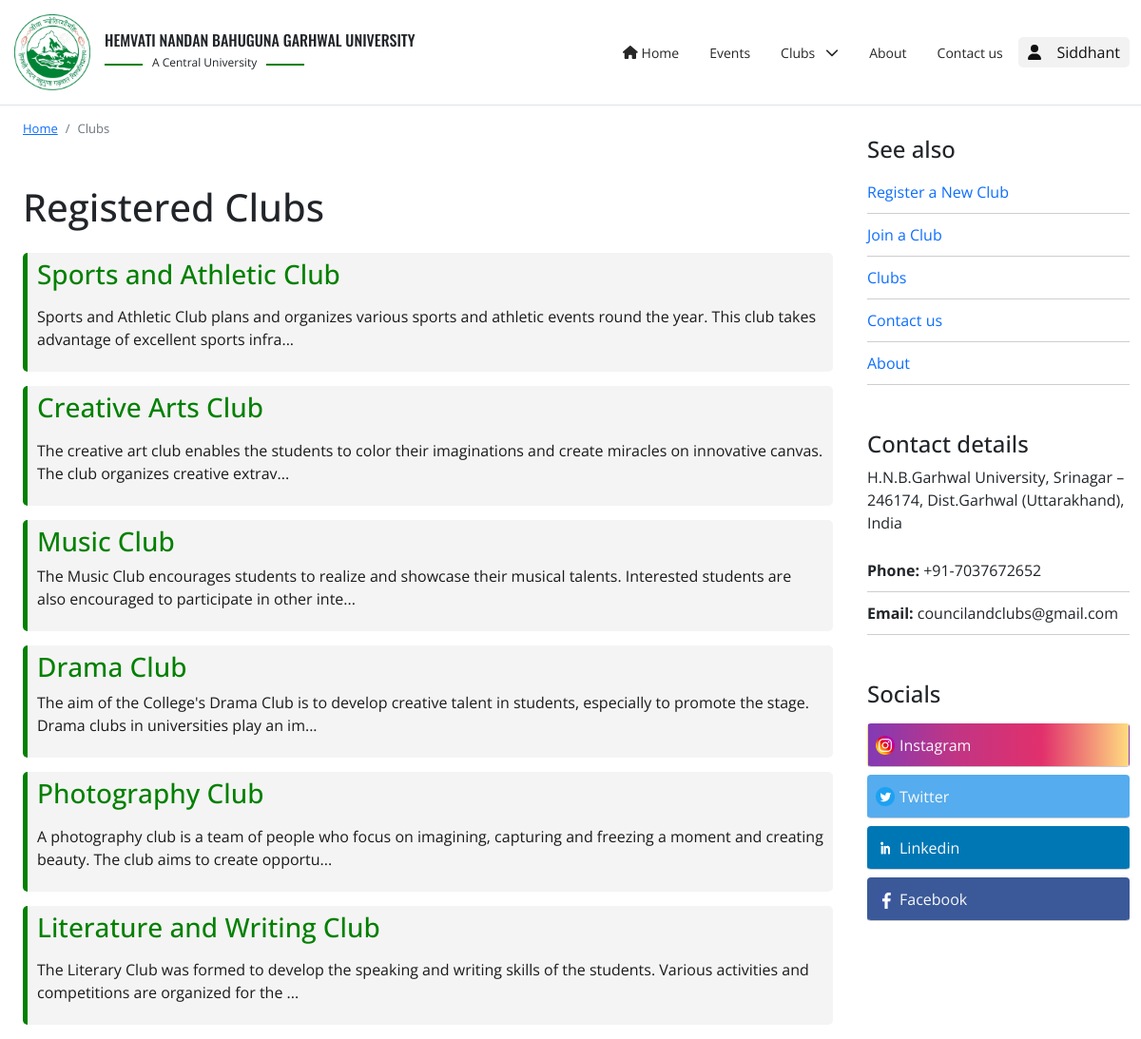
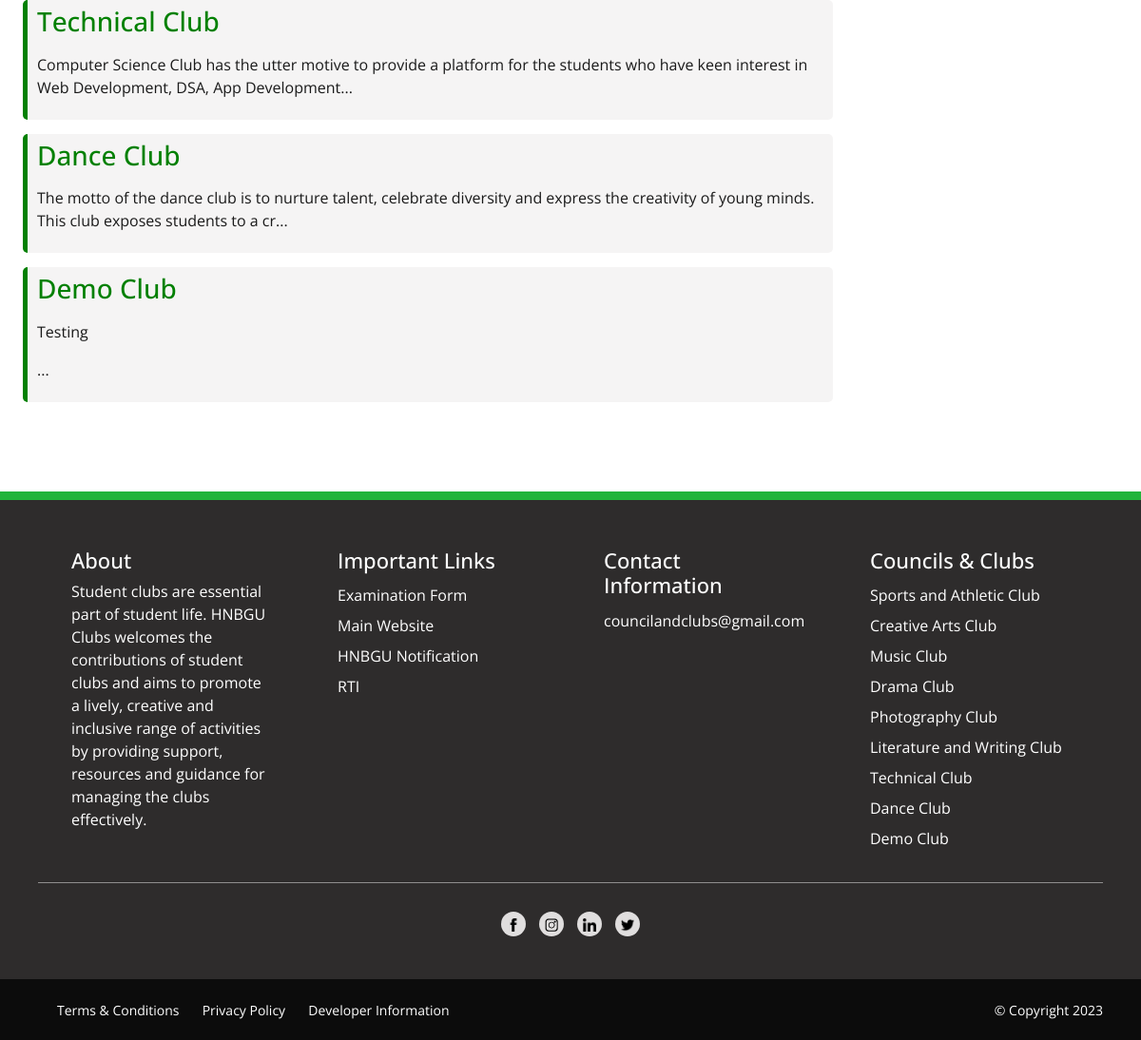
Page /registeredclubs (signed in) on the committed database (2 pictures, top to bottom).
### tables this page shows
CREATE TABLE `club_info` (
  `id` int(11) NOT NULL,
  `club_name` varchar(100) NOT NULL,
  `club_description` varchar(6000) NOT NULL,
  `club_requirement` varchar(1000) NOT NULL,
  `c_image` varchar(100) NOT NULL,
  `club_table` varchar(1000) DEFAULT NULL,
  `verify` varchar(10) NOT NULL DEFAULT '0',
  `date` date NOT NULL DEFAULT current_timestamp()
);

### club-list.php (the view)
<?php
  include "master.php";
  include "header.php";
?>
<section id="description" class="container-fluid">
      <div class="row">
        <div class="col-md-9 hnbgu-council-tab px-md-4">
          <div class="row">
            <div class="col-md-12">
                <nav aria-label="breadcrumb">
                  <ol class="breadcrumb">
                    <li class="breadcrumb-item"><a href="home">Home</a></li>
                    <li class="breadcrumb-item active" aria-current="page">Clubs</li>
                  </ol>
                </nav>
                <h1 class="mt-5">Registered Clubs</h1>
                <ul class="mt-4">
                  <?php
                    $sql = "SELECT * FROM club_info WHERE verify=1";
                    $result = mysqli_query($conn,$sql);
                    if(mysqli_num_rows($result)>0){
                      while($data = mysqli_fetch_assoc($result)){
                  ?>
                  <li>
                    <div class="row">
                      <div class="col-12" id="down-tab">
                          <h3><a href="clubs?cc_name=<?php echo $data['club_name'].'&club_id='.$data['id']; ?>" class="club-link"><?php echo $data['club_name'] ?></a></h3>
                          <p><?php echo substr($data['club_description'], 0,150).'...' ?></p>
                      </div>
                    </div>
                  </li>
                  <?php
                      }
                    }
                  ?>
                </ul>
            </div>
          </div>
        </div>
        <?php include "sidebar.php"; ?>
    </div>
</section>
<?php include "footer.php"; ?>

### footer.php
<div class="main-wrap">
        <div class="footer-wrap">
            <div class="footer-wrap-1">
                <div class="footer-section">
                    <h1>About</h1>
                    <p class='text-justify'>
                        Student clubs are essential part of student life. HNBGU Clubs welcomes the contributions of student clubs and aims to promote a lively, creative and inclusive range of activities by providing support, resources and guidance for managing the clubs effectively.
                    </p>
                </div>
                <div class="footer-section">
                    <h1>Important Links</h1>
                    <a href="https://online.hnbgu.ac.in/">Examination Form</a>
                    <a href="https://hnbgu.ac.in/">Main Website</a>
                    <a href="https://hnbgu.ac.in/notification-circulars">HNBGU Notification</a>
                    <a href="https://hnbgu.ac.in/right-to-information">RTI</a>
                </div>
                <div class="footer-section">
                    <h1>Contact Information</h1>
                    <a href="mailto:">councilandclubs@gmail.com</a>
                </div>
                <div class="footer-section">
                  <h1>Councils & Clubs</h1>
                  <?php
                    $club_list_footer = "SELECT * FROM club_info";
                    $club_list_footer_query = mysqli_query($conn,$club_list_footer);
                    if(mysqli_num_rows($club_list_footer_query)){
                      while($data = mysqli_fetch_assoc($club_list_footer_query)){
                        echo'<a href="'.$data['club_name'].'">'.$data['club_name'].'</a>';
                      }
                    }
                  ?>
                </div>
            </div>
            <div class="footer-wrap-2">
                <div class="line"></div>
                <div class="social-link">
                    <a href="https://www.instagram.com/hnbguclubs/?hl=en">
                        <img src="images/sm/fb.png" alt="Facebook">
                    </a>
                    <a href="https://www.instagram.com/hnbguclubs/?hl=en">
                        <img src="images/sm/ins.png" alt="Instagram">
                    </a>
                    <a href="https://www.instagram.com/hnbguclubs/?hl=en">
                        <img src="images/sm/linkedin.png" alt="linkedin">
                    </a>
                    <a href="https://www.instagram.com/hnbguclubs/?hl=en">
                        <img src="images/sm/twitter.png" alt="twitter">
                    </a>
                </div>
            </div>
        </div>
        <div class="footer-bottom">
            <div class="first-box">
                <a href="#">Terms & Conditions</a>
                <a href="#">Privacy Policy</a>
                <a href="https://github.com/surajaswal29">Developer Information</a>
            </div>
            <div class="last-box">
                <a href="#">&copy; Copyright <?php echo date('Y'); ?></a>
            </div>
        </div>
    </div>

### css/style.css (style rules this page uses)
:root { --hnbgu-color: rgb(0, 128, 0); --hnbgu-text-color: #fff; }
* { margin: 0; box-sizing: border-box; font-family: "Open Sans", sans-serif; }
body { overflow-x: hidden; }
.club-link { display: block; text-decoration: none; color: var(--hnbgu-color); }
.hnbgu-council-tab { padding: 15px 10px; }
.hnbgu-council-tab ul { list-style: none; margin: 0; padding: 0; }
.hnbgu-council-tab ul li { background: #f5f4f4; border-radius: 5px; padding: 6px 10px; margin: 15px 0px; border-left: 5px solid var(--hnbgu-color); color: #1a1a1a; cursor: pointer; }
.breadcrumb li a, .breadcrumb li { font-size: 13px; }
.main-wrap { width: 100%; background: #fff; }
.footer-wrap { position: relative; width: 100%; padding: 40px; background: rgb(46, 44, 44); }
.footer-wrap-1 { display: flex; }
.line { margin-top: 20px; width: 100%; height: 1px; background: rgb(143, 142, 142); }
.social-link { padding-top: 25px; text-align: center; }
.social-link a { text-decoration: none; height: 26px; display: inline-block; width: 26px; border-radius: 20px; margin: 5px; background: rgb(255, 255, 255); }
.social-link a img { width: 14px; height: 14px; }
.footer-bottom { background: rgb(12, 12, 12); width: 100%; padding: 20px; display: flex; justify-content: space-between; }
.footer-bottom a { color: #fff; font-size: 14px; margin-left: 20px; text-decoration: none; }
.first-box { margin-left: 20px; }
.last-box { margin-right: 20px; }
.main-wrap { width: 100%; background: #fff; margin-top: 4rem; border-top: 0.6rem solid #22b43b; }
.footer-section { width: 25%; display: block; padding: 10px 35px; }
.footer-section p { color: #fff; font-size: 16px; }
.footer-section h1 { font-size: 22px; color: #fff; margin-bottom: 8px; }
.footer-section a { color: #fff; display: block; text-decoration: none; padding: 4px 0px; }
.social-link a { text-decoration: none; height: 26px; display: inline-block; width: 26px; border-radius: 20px; margin: 5px; background: rgb(224, 222, 222); }

### rows in the picture
club_info: club_name "Sports and Athletic Club", club_description "Sports and Athletic Club plans and organizes various sports and athletic events round the year. This club takes advantage of excellent sports infra"
club_info: club_name "Creative Arts Club", club_description "The creative art club enables the students to color their imaginations and create miracles on innovative canvas. The club organizes creative extrav"
club_info: club_name "Music Club", club_description "The Music Club encourages students to realize and showcase their musical talents. Interested students are also encouraged to participate in other inte"
club_info: club_name "Drama Club", club_description "The aim of the College's Drama Club is to develop creative talent in students, especially to promote the stage. Drama clubs in universities play an im"
club_info: club_name "Photography Club", club_description "A photography club is a team of people who focus on imagining, capturing and freezing a moment and creating beauty. The club aims to create opportu"
club_info: club_name "Literature and Writing Club", club_description "The Literary Club was formed to develop the speaking and writing skills of the students. Various activities and competitions are organized for the"
club_info: club_name "Technical Club", club_description "Computer Science Club has the utter motive to provide a platform for the students who have keen interest in Web Development, DSA, App Development"
club_info: club_name "Dance Club", club_description "The motto of the dance club is to nurture talent, celebrate diversity and express the creativity of young minds. This club exposes students to a cr"
club_info: club_name "Demo Club", club_description "Testing"

### other values in the picture
$_SESSION['user_name'] "Siddhant"
